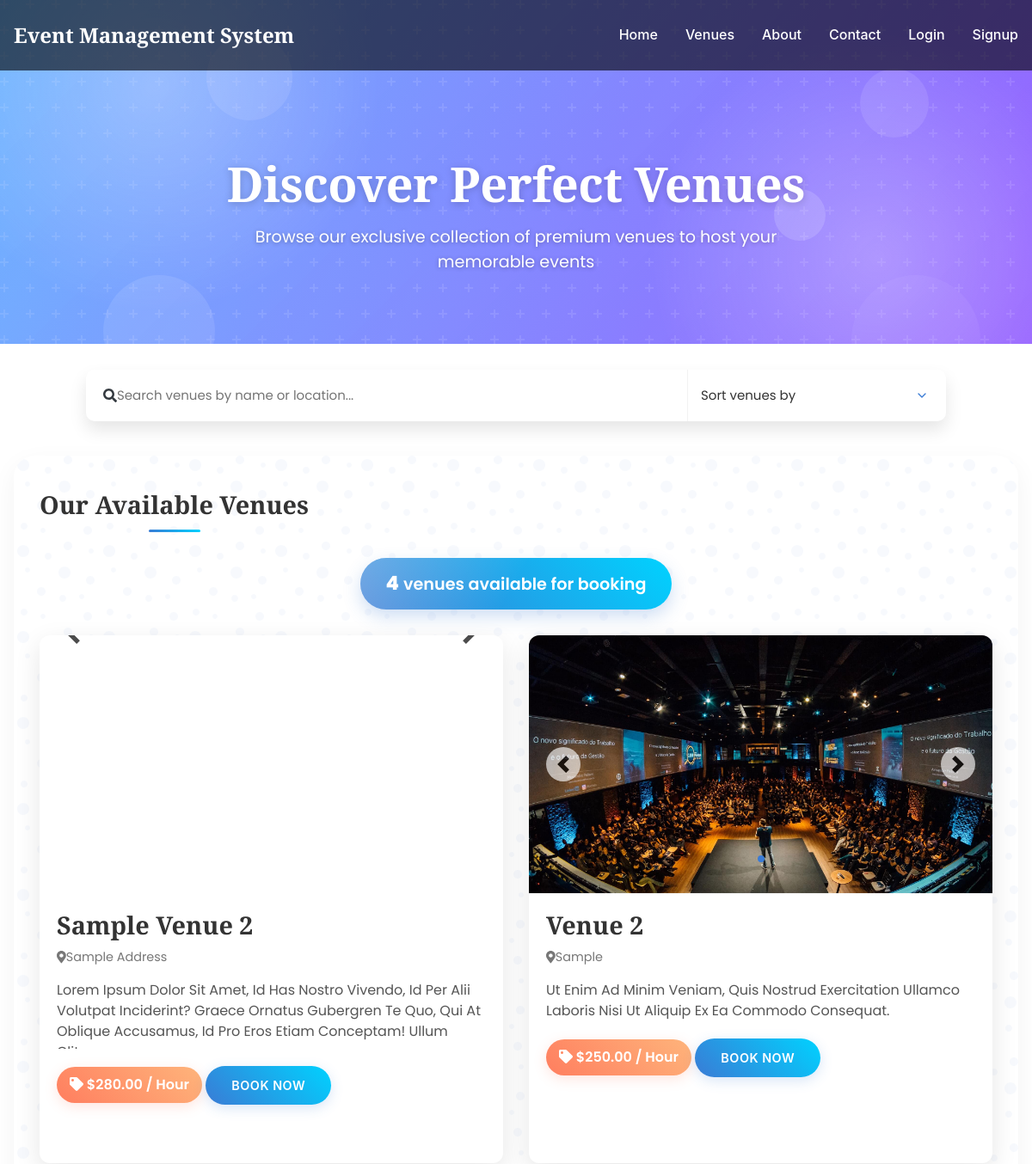
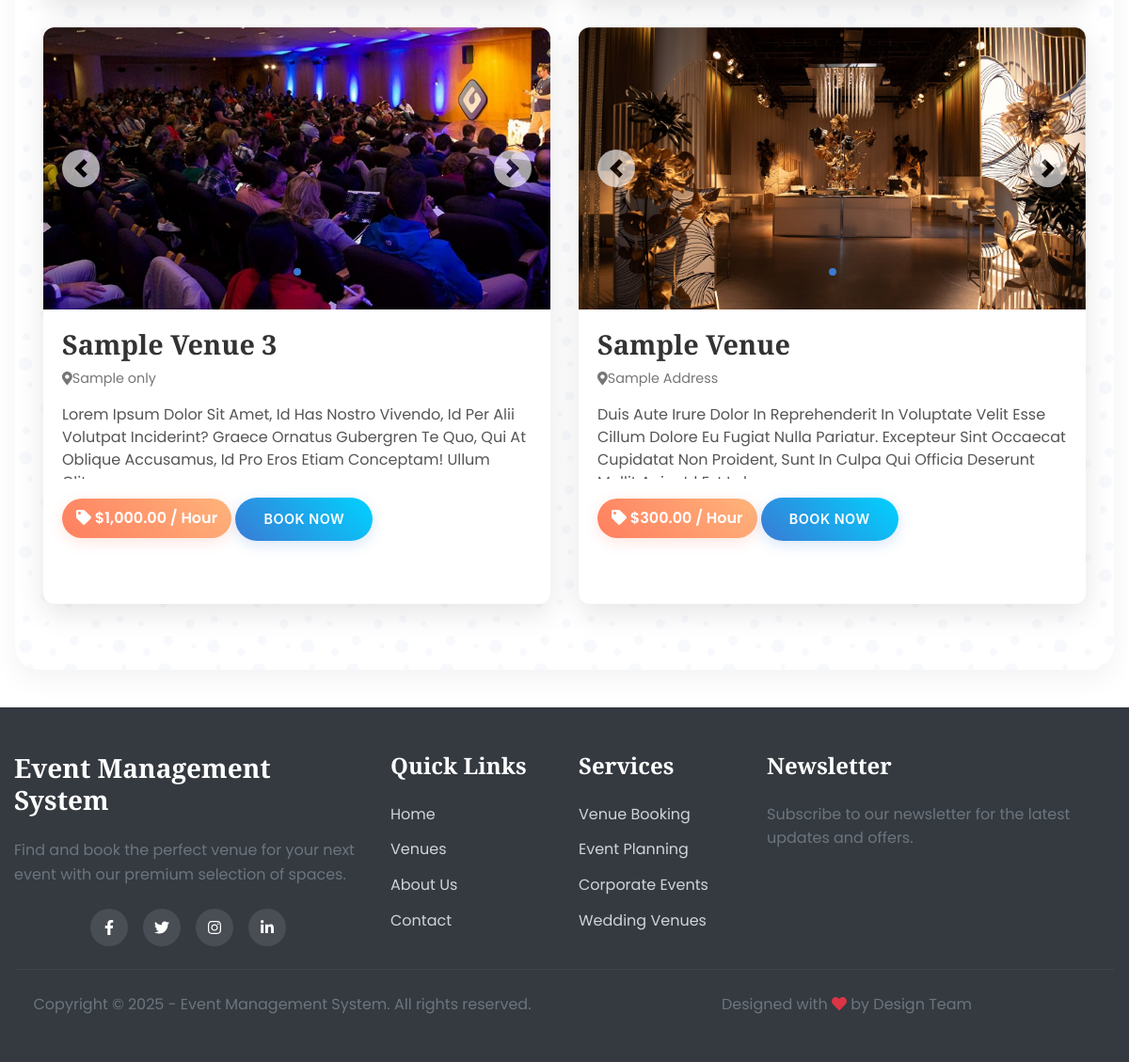
The page /index.php?page=venue on the database its author committed (2 pictures, top to bottom).
### tables this page shows
CREATE TABLE `venue` (
  `id` int(30) NOT NULL,
  `venue` text NOT NULL,
  `address` text NOT NULL,
  `description` text NOT NULL,
  `rate` float NOT NULL
);

### venue.php (the view, shortened to what this page needs)
<?php
include 'admin/db_connect.php';
?>
<div class="venues-header">
    <div class="venue-shapes">
        <div class="venue-shape"></div>
        <div class="venue-shape"></div>
        <div class="venue-shape"></div>
        <div class="venue-shape"></div>
        <div class="venue-shape"></div>
    </div>
    <div class="container">
        <h1 class="venues-title" data-aos="fade-up">Discover Perfect Venues</h1>
        <p class="venues-subtitle" data-aos="fade-up" data-aos-delay="100">Browse our exclusive collection of premium venues to host your memorable events</p>
    </div>
</div>
<div class="container">
    <div class="filter-container" data-aos="fade-up" data-aos-delay="200">
        <div class="filter-form">
            <div class="filter-cell search">
                <div class="search-box">
                    <i class="fas fa-search"></i>
                    <input type="text" id="venue-search" placeholder="Search venues by name or location...">
                </div>
            </div>
            <div class="filter-cell sort">
                <div class="sort-box">
                    <select id="venue-sort">
                        <option value="default">Sort venues by</option>
                    </select>
                </div>
            </div>
        </div>
    </div>
    <div class="venue-section-bg">
        <h2 class="venue-section-title">Our Available Venues</h2>
        <div class="venue-counter" data-aos="zoom-in" data-aos-delay="300">
            <span id="venue-count">0</span> venues available for booking
        </div>
        <div class="venue-grid-container">
            <div class="row venue-row" id="venues-container" data-aos="fade-up" data-aos-delay="400">
                <?php
                $venue = $conn->query("SELECT * from venue order by rand()");
                if($venue->num_rows > 0):
                while($row = $venue->fetch_assoc()):
                ?>
                <div class="col-lg-6 col-md-6 venue-col venue-item">
                    <div class="venue-card">
                        <div class="venue-image-container">
                            <div id="carousel_<?php echo $row['id'] ?>" class="carousel slide" data-ride="carousel">
                                <ol class="carousel-indicators">
                                    <?php
                                        $fpath = 'admin/assets/uploads/venue_'.$row['id'];
                                        $images= scandir($fpath);
                                        $i = 0;
                                        foreach($images as $k => $v):
                                            if(!in_array($v,array('.','..'))):
                                    ?>
                                    <li data-target="#carousel_<?php echo $row['id'] ?>" data-slide-to="<?php echo $i ?>" class="<?php echo ($i == 0) ? 'active' : '' ?>"></li>
                                    <?php
                                                $i++;
                                            endif;
                                        endforeach;
                                    ?>
                                </ol>
                                <div class="carousel-inner">
                                    <?php
                                        $i = 0;
                                        foreach($images as $k => $v):
                                            if(!in_array($v,array('.','..'))):
                                                $active = ($i == 0) ? 'active' : '';
                                    ?>
                                         <div class="carousel-item <?php echo $active ?>">
                                        <img class="d-block w-100 venue-image" src="<?php echo $fpath.'/'.$v ?>" alt="<?php echo $row['venue'] ?>">
                                        </div>
                                    <?php
                                            $i++;
                                            endif;
                                        endforeach;
                                    ?>
                                </div>
                                <a class="carousel-control-prev" href="#carousel_<?php echo $row['id'] ?>" role="button" data-slide="prev">
                                        <span class="carousel-control-prev-icon" aria-hidden="true"></span>
                                      </a>
                                <a class="carousel-control-next" href="#carousel_<?php echo $row['id'] ?>" role="button" data-slide="next">
                                        <span class="carousel-control-next-icon" aria-hidden="true"></span>
                                      </a>
                                        </div>
                                    </div>
                        <div class="venue-content">
                            <h3 class="venue-title"><?php echo ucwords($row['venue']) ?></h3>
                            <div class="venue-address"><i class="fas fa-map-marker-alt"></i> <?php echo $row['address'] ?></div>
                            <div class="venue-description"><?php echo ucwords($row['description']) ?></div>
                            <div class="venue-rate"><i class="fa fa-tag"></i> $<?php echo number_format($row['rate'],2) ?> / Hour</div>
                            <button class="btn btn-book book-venue" type="button" data-id='<?php echo $row['id'] ?>'>Book Now</button>
                        </div>
                    </div>
                </div>
                <?php
                    endwhile;
                endif; ?>
            </div>
        </div>
                </div>
                </div>

### rows shown on the page
venue: venue "Sample Venue 2", address "Sample Address", description "Lorem Ipsum Dolor Sit Amet, Id Has Nostro Vivendo, Id Per Alii Volutpat Inciderint? Graece Ornatus Gubergren Te Quo, Qui At Oblique Accusamus, Id Pro Eros Etiam Conceptam! Ullum…", rate "280.00"
venue: shows a picture, venue "Venue 2", address "Sample", description "Ut Enim Ad Minim Veniam, Quis Nostrud Exercitation Ullamco Laboris Nisi Ut Aliquip Ex Ea Commodo Consequat.", rate "250.00"
venue: shows a picture, venue "Sample Venue 3", address "Sample only", description "Lorem Ipsum Dolor Sit Amet, Id Has Nostro Vivendo, Id Per Alii Volutpat Inciderint? Graece Ornatus Gubergren Te Quo, Qui At Oblique Accusamus, Id Pro Eros Etiam Conceptam! Ullum…", rate "1,000.00"
venue: shows a picture, venue "Sample Venue", address "Sample Address", description "Duis Aute Irure Dolor In Reprehenderit In Voluptate Velit Esse Cillum Dolore Eu Fugiat Nulla Pariatur. Excepteur Sint Occaecat Cupidatat Non Proident, Sunt In Culpa Qui Officia Deserunt…", rate "300.00"

### other values the page prints
$_SESSION['system']['name'] "Event Management System"
